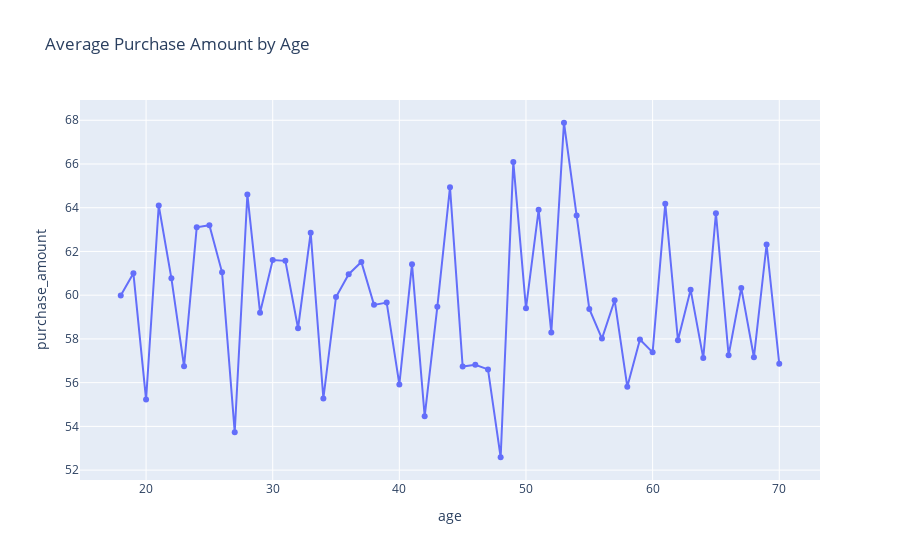

Notebook source saved alongside this figure:
### Markdown cell above
3. Average Purchase Amount by Age

### Code cell
age_spend = df.groupby("age", as_index=False)["purchase_amount"].mean()

fig = px.line(
    age_spend,
    x="age",
    y="purchase_amount",
    title="Average Purchase Amount by Age",
    markers=True
)
fig.show()

### Figure 1 — Plotly figure (JSON) as saved in the notebook; plotly's stock layout.template omitted (floating-point values rounded to 4 significant figures)
{"data": [{"hovertemplate": "age=%{x}<br>purchase_amount=%{y}<extra></extra>", "legendgroup": "", "line": {"color": "#636efa", "dash": "solid"}, "marker": {"symbol": "circle"}, "mode": "lines+markers", "name": "", "orientation": "v", "showlegend": false, "type": "scatter", "x": [18, 19, 20, 21, 22, 23, 24, 25, 26, 27, 28, 29, 30, 31, 32, 33, 34, 35, 36, 37, 38, 39, 40, 41, 42, 43, 44, 45, 46, 47, 48, 49, 50, 51, 52, 53, 54, 55, 56, 57, 58, 59, 60, 61, 62, 63, 64, 65, 66, 67, 68, 69, 70], "xaxis": "x", "y": [59.99, 61.0, 55.23, 64.1, 60.77, 56.75, 63.1, 63.2, 61.04, 53.73, 64.61, 59.2, 61.61, 61.57, 58.49, 62.86, 55.28, 59.92, 60.96, 61.52, 59.56, 59.66, 55.92, 61.42, 54.46, 59.47, 64.94, 56.74, 56.82, 56.61, 52.59, 66.1, 59.4, 63.9, 58.29, 67.89, 63.64, 59.37, 58.01, 59.77, 55.81, 57.97, 57.38, 64.18, 57.94, 60.25, 57.12, 63.75, 57.25, 60.33, 57.16, 62.32, 56.87], "yaxis": "y"}], "layout": {"legend": {"tracegroupgap": 0}, "title": {"text": "Average Purchase Amount by Age"}, "xaxis": {"anchor": "y", "domain": [0, 1], "title": {"text": "age"}}, "yaxis": {"anchor": "x", "domain": [0, 1], "title": {"text": "purchase_amount"}}}}
